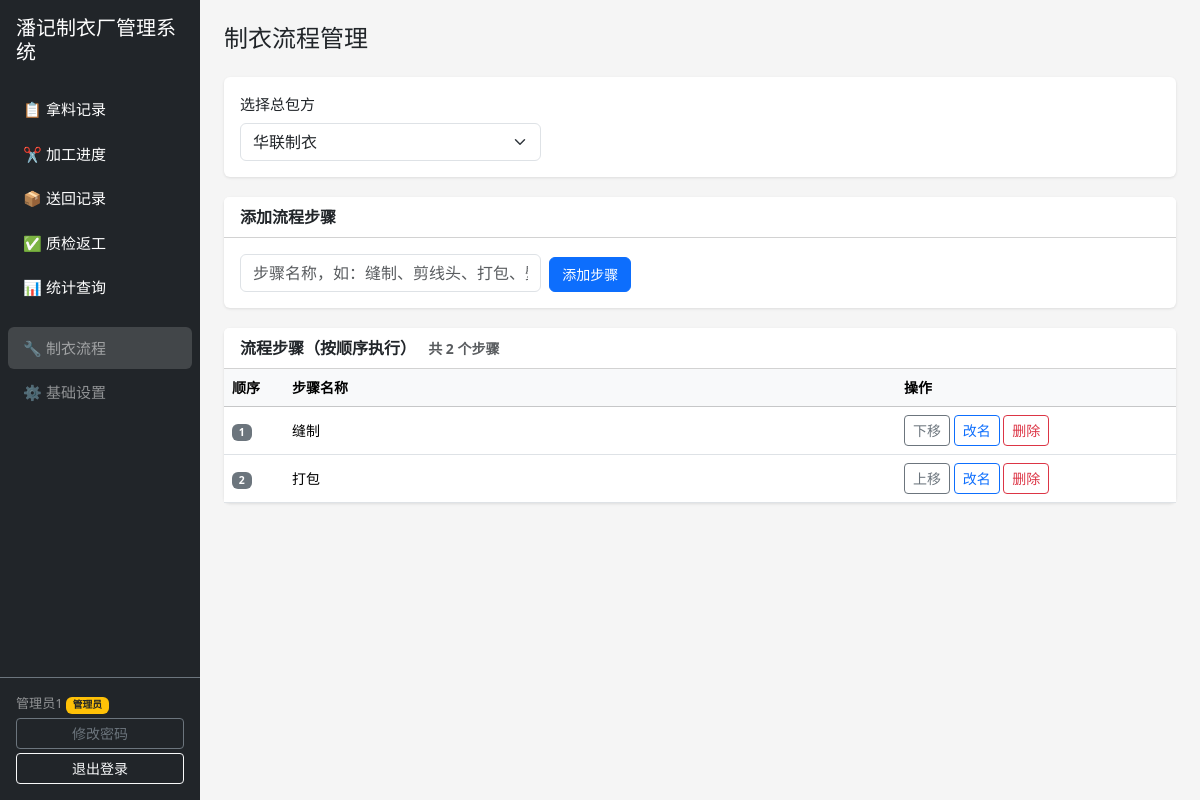
The app's page /flow/?contractor_id=1 (signed in) with its own data.
### tables this page shows
CREATE TABLE worker (
    id INTEGER PRIMARY KEY AUTOINCREMENT,
    name TEXT NOT NULL,
    phone TEXT DEFAULT '',
    password TEXT DEFAULT '',
    pwd_changed INTEGER DEFAULT 0,
    is_admin INTEGER DEFAULT 0
);

CREATE TABLE flow_step (
    id INTEGER PRIMARY KEY AUTOINCREMENT,
    contractor_id INTEGER NOT NULL,
    name TEXT NOT NULL,
    step_order INTEGER NOT NULL DEFAULT 0,
    FOREIGN KEY (contractor_id) REFERENCES contractor(id) ON DELETE CASCADE
);

### garment/app/views/flow.py (the view)
@bp.route('/')
def index():
    db = get_db()
    contractor_id = request.args.get('contractor_id', '')
    contractors = db.execute('SELECT * FROM contractor ORDER BY name').fetchall()
    steps = []
    if contractor_id:
        steps = db.execute(
            'SELECT * FROM flow_step WHERE contractor_id=? ORDER BY step_order', (contractor_id,)
        ).fetchall()
    return render_template('flow.html', contractors=contractors, steps=steps,
                           contractor_id=contractor_id)

### garment/app/models.py (called while the page is built)
def get_db():
    if 'db' not in g:
        g.db = sqlite3.connect(current_app.config['DB_PATH'])
        g.db.row_factory = sqlite3.Row
        g.db.execute('PRAGMA foreign_keys = ON')
    return g.db

### garment/app/views/auth.py (called while the page is built)
@bp.before_app_request
def load_current_user():
    user_id = session.get('user_id')
    if user_id:
        g.user = get_db().execute('SELECT * FROM worker WHERE id=?', (user_id,)).fetchone()
    else:
        g.user = None
    if g.user and not g.user['pwd_changed'] and request.endpoint not in ('auth.change_password', 'auth.logout', 'static'):
        return redirect(url_for('auth.change_password'))

### garment/app/views/flow.py (called while the page is built)
@bp.before_request
def require_admin():
    if g.user is None:
        return redirect(url_for('auth.login'))
    if not g.user['is_admin']:
        flash('需要管理员权限', 'error')
        return redirect(url_for('material.list_materials'))

### garment/app/templates/flow.html (shortened to what this page needs)
{% extends "base.html" %}
{% block content %}
<h4 class="mb-4">制衣流程管理</h4>
<div class="card">
    <div class="card-body">
        <form method="GET" class="row g-2 align-items-end">
            <div class="col-md-4">
                <label class="form-label">选择总包方</label>
                <select name="contractor_id" class="form-select" onchange="this.form.submit()">
                    {% for c in contractors %}
                    <option value="{{ c.id }}" {{ 'selected' if contractor_id == c.id|string }}>{{ c.name }}</option>
                    {% endfor %}
                </select>
            </div>
        </form>
    </div>
</div>
{% if contractor_id %}
<div class="card">
    <div class="card-header bg-white">添加流程步骤</div>
    <div class="card-body">
        <form method="POST" action="{{ url_for('flow.add_step') }}" class="row g-2 align-items-end">
            <div class="col-md-4">
                <input type="text" name="name" class="form-control" placeholder="步骤名称，如：缝制、剪线头、打包、熨烫" required>
            </div>
            <div class="col-auto">
                <button class="btn btn-primary" type="submit">添加步骤</button>
            </div>
        </form>
    </div>
</div>
<div class="card">
    <div class="card-header bg-white">
        流程步骤（按顺序执行）
        <span class="text-muted small ms-2">共 {{ steps|length }} 个步骤</span>
    </div>
    <div class="card-body p-0">
        <table class="table table-hover mb-0">
            <thead class="table-light">
                <tr><th style="width:60px">顺序</th><th>步骤名称</th><th style="width:280px">操作</th></tr>
            </thead>
            <tbody>
            {% for s in steps %}
            <tr>
                <td><span class="badge bg-secondary">{{ loop.index }}</span></td>
                <td>{{ s.name }}</td>
                <td>
                    {% if not loop.first %}
                    <form method="POST" action="{{ url_for('flow.move_step', id=s.id, direction='up') }}" class="d-inline">
                        <button class="btn btn-sm btn-outline-secondary" type="submit">上移</button>
                    </form>
                    {% endif %}
                    {% if not loop.last %}
                    <form method="POST" action="{{ url_for('flow.move_step', id=s.id, direction='down') }}" class="d-inline">
                        <button class="btn btn-sm btn-outline-secondary" type="submit">下移</button>
                    </form>
                    {% endif %}
                    <button class="btn btn-sm btn-outline-primary" data-bs-toggle="modal" data-bs-target="#editStep{{ s.id }}">改名</button>
                    <form method="POST" action="{{ url_for('flow.delete_step', id=s.id) }}" class="d-inline">
                        <button class="btn btn-sm btn-outline-danger btn-delete" type="submit">删除</button>
                    </form>
                </td>
            </tr>
            {% endfor %}
            </tbody>
        </table>
    </div>
</div>
{% elif not contractors %}
<div class="card"><div class="card-body text-center text-muted py-4">请先在"基础设置"中添加总包方</div></div>
{% endif %}
{% endblock %}

### garment/app/templates/base.html (shortened to what this page needs)
<!DOCTYPE html>
<html lang="zh-CN">
<head>
    <link href="https://cdn.jsdelivr.net/npm/bootstrap@5.3.3/dist/css/bootstrap.min.css" rel="stylesheet">
    <link rel="stylesheet" href="{{ url_for('static', filename='css/style.css') }}">
</head>
<body>
    <div class="d-flex">
        <nav class="sidebar bg-dark text-white d-flex flex-column">
            <div class="sidebar-header p-3">
                <h5 class="mb-0">潘记制衣厂管理系统</h5>
            </div>
            <ul class="nav flex-column p-2 flex-grow-1">
                <li class="nav-item">
                    <a class="nav-link text-white {% if request.path.startswith('/material') %}active{% endif %}"
                       href="{{ url_for('material.list_materials') }}">📋 拿料记录</a>
                </li>
                <li class="nav-item">
                    <a class="nav-link text-white {% if request.path.startswith('/processing') %}active{% endif %}"
                       href="{{ url_for('processing.list_processing') }}">✂️ 加工进度</a>
                </li>
                <li class="nav-item">
                    <a class="nav-link text-white {% if request.path.startswith('/returns') %}active{% endif %}"
                       href="{{ url_for('returns.list_returns') }}">📦 送回记录</a>
                </li>
                <li class="nav-item">
                    <a class="nav-link text-white {% if request.path.startswith('/qc') %}active{% endif %}"
                       href="{{ url_for('qc.list_qc') }}">✅ 质检返工</a>
                </li>
                <li class="nav-item">
                    <a class="nav-link text-white {% if request.path.startswith('/stats') %}active{% endif %}"
                       href="{{ url_for('stats.index') }}">📊 {{ '统计查询' if g.user and g.user['is_admin'] else '我的统计' }}</a>
                </li>
                {% if g.user and g.user['is_admin'] %}
                <li class="nav-item mt-3">
                    <a class="nav-link text-white-50 {% if request.path.startswith('/flow') %}active{% endif %}"
                       href="{{ url_for('flow.index') }}">🔧 制衣流程</a>
                </li>
                <li class="nav-item">
                    <a class="nav-link text-white-50 {% if request.path.startswith('/settings') %}active{% endif %}"
                       href="{{ url_for('settings.index') }}">⚙️ 基础设置</a>
                </li>
                {% endif %}
            </ul>
            {% if g.user %}
            <div class="p-3 border-top border-secondary">
                <div class="text-white-50 small mb-1">
                    {{ g.user['name'] }}
                    {% if g.user['is_admin'] %}<span class="badge bg-warning text-dark">管理员</span>{% endif %}
                </div>
                <a href="{{ url_for('auth.change_password') }}" class="btn btn-sm btn-outline-secondary w-100 mb-1">修改密码</a>
                <a href="{{ url_for('auth.logout') }}" class="btn btn-sm btn-outline-light w-100">退出登录</a>
            </div>
            {% endif %}
        </nav>
        <main class="main-content flex-grow-1 p-4">
            {% block content %}{% endblock %}
        </main>
    </div>
</body>
</html>

### garment/app/static/css/style.css (style rules this page uses)
body { font-size: 15px; background-color: #f5f5f5; }
.sidebar { width: 200px; min-height: 100vh; position: sticky; top: 0; }
.sidebar .nav-link { font-size: 15px; padding: 10px 15px; border-radius: 6px; margin-bottom: 2px; }
.sidebar .nav-link.active, .sidebar .nav-link:hover { background-color: rgba(255, 255, 255, 0.15); }
.main-content { min-height: 100vh; }
.table th, .table td { vertical-align: middle; font-size: 14px; }
.btn { font-size: 14px; }
.card { border: none; box-shadow: 0 1px 3px rgba(0,0,0,0.1); margin-bottom: 20px; }
.card-header { font-weight: 600; font-size: 16px; }
.form-label { font-weight: 500; }

### records on screen
worker: is_admin "统计查询", user.name "管理员1"
flow_step: name "缝制"
flow_step: name "打包"

### other values on screen
{{ steps|length }} "2"
form field contractor_id "华联制衣"
